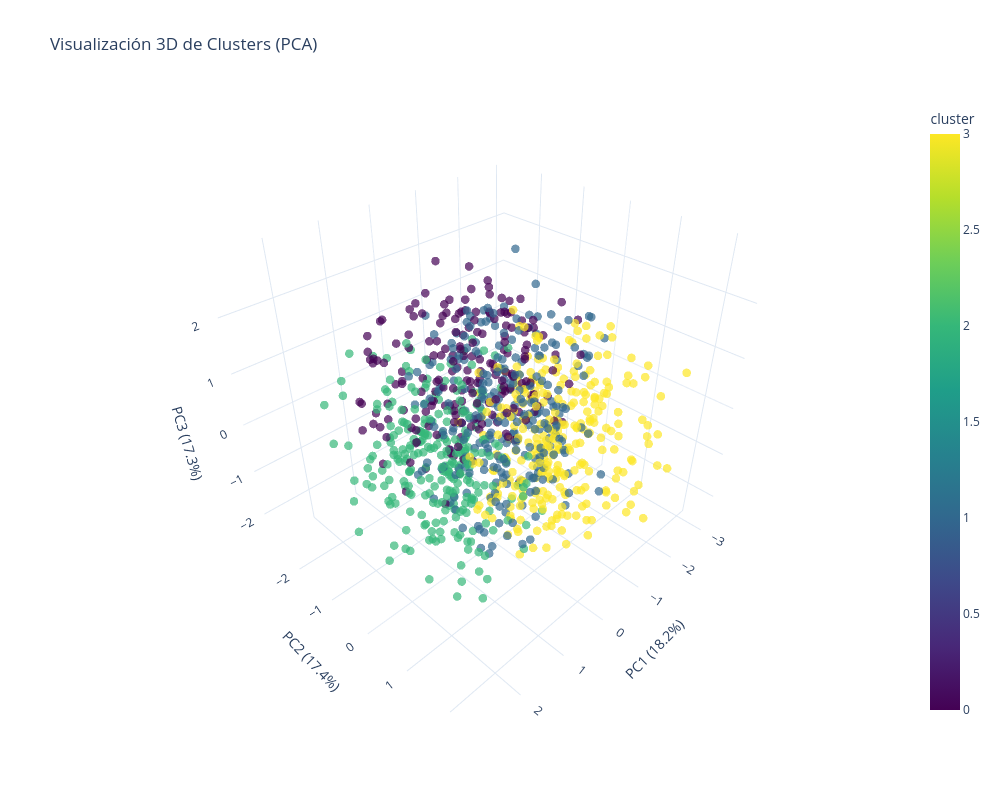

The notebook cell this image was saved under:
### Code cell
# Visualización 3D interactiva
pca_3d = PCA(n_components=3, random_state=42)
X_pca_3d = pca_3d.fit_transform(X_scaled)

df['pca_3d_1'] = X_pca_3d[:, 0]
df['pca_3d_2'] = X_pca_3d[:, 1]
df['pca_3d_3'] = X_pca_3d[:, 2]

fig = px.scatter_3d(df, 
                    x='pca_3d_1', 
                    y='pca_3d_2', 
                    z='pca_3d_3',
                    color='cluster',
                    hover_data=['experiencia', 'objetivo', 'equipo', 'tiempo_disponible'],
                    title='Visualización 3D de Clusters (PCA)',
                    labels={'pca_3d_1': f'PC1 ({pca_3d.explained_variance_ratio_[0]*100:.1f}%)', 
                           'pca_3d_2': f'PC2 ({pca_3d.explained_variance_ratio_[1]*100:.1f}%)',
                           'pca_3d_3': f'PC3 ({pca_3d.explained_variance_ratio_[2]*100:.1f}%)'},
                    color_continuous_scale='Viridis',
                    template='plotly_white')

fig.update_traces(marker=dict(size=5, opacity=0.7))
fig.update_layout(height=800, width=1000)
fig.show()

print(f"\nVarianza explicada total (3D): {pca_3d.explained_variance_ratio_.sum()*100:.1f}%")

### Figure 1 — Plotly figure (JSON) as saved in the notebook; plotly's stock layout.template omitted (floating-point values rounded to 4 significant figures; data arrays with more than 128 entries replaced by an {"elided": "..."} marker saying what was removed)
{"data": [{"customdata": {"elided": "1000x4 mixed values"}, "hovertemplate": "PC1 (18.2%)=%{x}<br>PC2 (17.4%)=%{y}<br>PC3 (17.3%)=%{z}<br>experiencia=%{customdata[0]}<br>objetivo=%{customdata[1]}<br>equipo=%{customdata[2]}<br>tiempo_disponible=%{customdata[3]}<br>cluster=%{marker.color}<extra></extra>", "legendgroup": "", "marker": {"color": {"elided": "1000 int values"}, "coloraxis": "coloraxis", "opacity": 0.7, "size": 5, "symbol": "circle"}, "mode": "markers", "name": "", "scene": "scene", "showlegend": false, "type": "scatter3d", "x": {"elided": "1000 float values"}, "y": {"elided": "1000 float values"}, "z": {"elided": "1000 float values"}}], "layout": {"coloraxis": {"colorbar": {"title": {"text": "cluster"}}, "colorscale": [[0, "#440154"], [0.1111, "#482878"], [0.2222, "#3e4989"], [0.3333, "#31688e"], [0.4444, "#26828e"], [0.5556, "#1f9e89"], [0.6667, "#35b779"], [0.7778, "#6ece58"], [0.8889, "#b5de2b"], [1, "#fde725"]]}, "height": 800, "legend": {"tracegroupgap": 0}, "scene": {"domain": {"x": [0, 1], "y": [0, 1]}, "xaxis": {"title": {"text": "PC1 (18.2%)"}}, "yaxis": {"title": {"text": "PC2 (17.4%)"}}, "zaxis": {"title": {"text": "PC3 (17.3%)"}}}, "title": {"text": "Visualización 3D de Clusters (PCA)"}, "width": 1000}}
